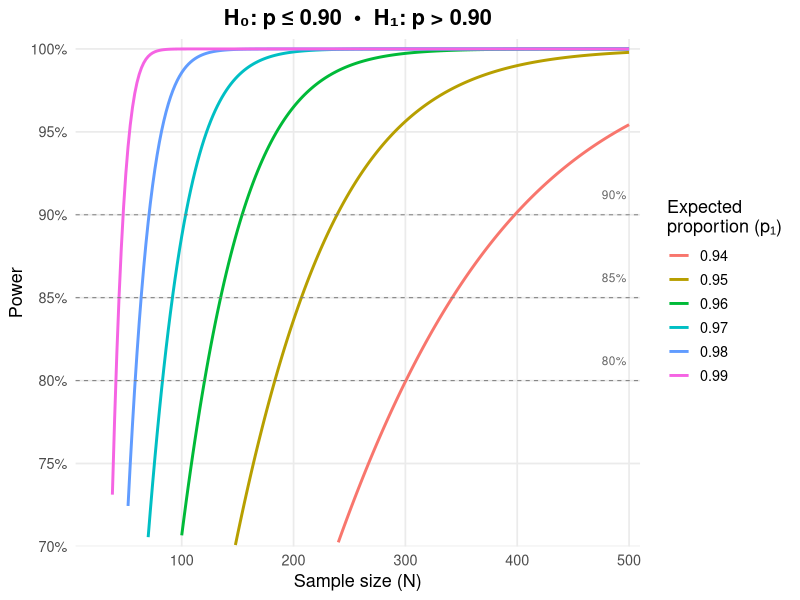
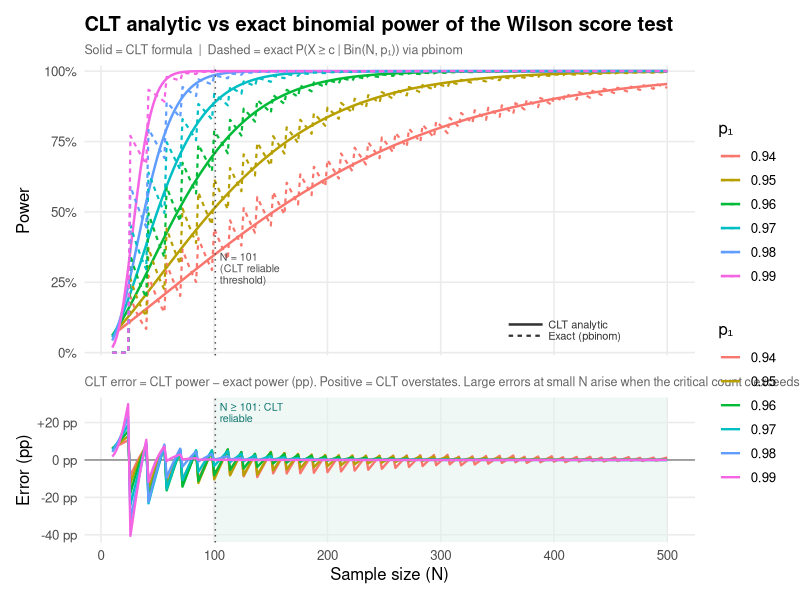

Source code (R) for these figures, in order:
# wilson_score_power_validation.R
#
# Produces two figures:
#
#   Figure 1  manuscript_power_curves.png
#     Publication-ready analytic power curves (Wilson score CLT formula).
#     Intended to replace Picture1 in the editorial manuscript.
#
#   Figure 2  clt_approximation_check.png
#     Two-panel diagnostic: CLT analytic vs exact binomial power.
#       Upper — power vs N for both methods
#       Lower — CLT error = CLT power − exact power, in percentage points
#
# Hypothesis: H0: p <= p0  vs  H1: p > p0 (one-sided), alpha = 0.05
# p0 = 0.90,  p1 in {0.94, 0.95, 0.96, 0.97, 0.98, 0.99}
#
# The Wilson score test rejects H0 iff X >= c, where
#   c = ceiling(N*p0 + z_alpha * sqrt(N*p0*(1-p0)))
#
# CLT analytic power approximates P(X >= c | Bin(N, p1)) via the normal
# distribution for p-hat. Exact power evaluates the same probability directly
# with pbinom — no Monte Carlo error, no approximation.
#
# The CLT approximation is reliable when N*(1-p0) >= 10 (the rarer event —
# failures — satisfies the CLT condition). For p0 = 0.90 this means N >= 100.
# Below this threshold the CLT can substantially overstate power, especially
# when the critical count c exceeds N (test cannot reject any outcome).
#
# References: Fleiss, Levin & Paik (2003); Lachin (1981)
# Dependencies: ggplot2, dplyr, tidyr, patchwork

library(ggplot2)
library(dplyr)
library(tidyr)
library(patchwork)


# ── 1. Parameters ─────────────────────────────────────────────────────────────

p0     <- 0.90
p1_vec <- seq(0.94, 0.99, by = 0.01)
alpha  <- 0.05


# ── 2. Core functions ─────────────────────────────────────────────────────────

# Critical count: Wilson score test rejects H0 iff X >= c.
wilson_crit <- function(p0, N, alpha) {
  ceiling(N * p0 + qnorm(1 - alpha) * sqrt(N * p0 * (1 - p0)))
}

# CLT analytic power — approximates P(X >= c | Bin(N, p1)) via the normal
# distribution. Same formula as proportion-calculator/index.html.
wilson_power_clt <- function(p0, p1, N, alpha) {
  za <- qnorm(1 - alpha)
  s0 <- sqrt(p0 * (1 - p0))
  s1 <- sqrt(p1 * (1 - p1))
  pnorm(((p1 - p0) * sqrt(N) - za * s0) / s1)
}

# Exact power of the Wilson test — evaluates P(X >= c | Bin(N, p1)) directly.
# Same critical count c as the CLT formula; no approximation.
# Returns 0 when c > N (test cannot reject any outcome — CLT misses this).
wilson_power_exact <- function(p0, p1, N, alpha) {
  c <- wilson_crit(p0, N, alpha)
  if (c > N) return(0)
  1 - pbinom(c - 1, N, p1)
}

# Analytic sample size: smallest N achieving target power under CLT formula.
wilson_n <- function(p0, p1, alpha, target_power) {
  za <- qnorm(1 - alpha)
  zb <- qnorm(target_power)
  s0 <- sqrt(p0 * (1 - p0))
  s1 <- sqrt(p1 * (1 - p1))
  ceiling(((za * s0 + zb * s1) / (p1 - p0))^2)
}


# ── 3. Built-in reference check ───────────────────────────────────────────────

cat("── Reference check (p0=0.90, p1=0.95, alpha=0.05, target=0.80) ─────────\n")
ref_N <- wilson_n(0.90, 0.95, 0.05, 0.80)
cat(sprintf("  N (CLT)         = %d   (expected 184)\n", ref_N))
cat(sprintf("  Power CLT       = %.4f (expected 0.8017)\n",
            wilson_power_clt(0.90, 0.95, ref_N, 0.05)))
cat(sprintf("  Power exact     = %.4f (exact binomial power of Wilson test)\n",
            wilson_power_exact(0.90, 0.95, ref_N, 0.05)))
cat(sprintf("  Critical count  = %d   (expected 173)\n\n",
            wilson_crit(0.90, ref_N, 0.05)))


# ── 4. Sample size and power comparison table ─────────────────────────────────

n_table <- expand.grid(p1 = p1_vec, target_power = c(0.80, 0.85, 0.90)) |>
  as_tibble() |>
  mutate(
    N           = mapply(wilson_n, p0, p1, alpha, target_power),
    power_clt   = round(mapply(wilson_power_clt,              p0, p1, N, alpha), 4),
    power_exact = round(mapply(Vectorize(wilson_power_exact), p0, p1, N, alpha), 4),
    clt_err_pp  = round(100 * (power_clt - power_exact), 1),
    crit        = mapply(wilson_crit, p0, N, alpha)
  )

cat("── Sample sizes: Wilson score CLT (p0 = 0.90, alpha = 0.05) ────────────\n")
cat("clt_err_pp = CLT power − exact power in percentage points (+ = overstates)\n\n")
print(n_table, n = Inf)
cat("\n")


# ══════════════════════════════════════════════════════════════════════════════
# FIGURE 1 — Manuscript power curves (CLT analytic only)
# ══════════════════════════════════════════════════════════════════════════════

N_fig1 <- seq(10, 500, by = 2)

fig1_df <- expand.grid(p1 = p1_vec, N = N_fig1) |>
  as_tibble() |>
  mutate(power = mapply(wilson_power_clt, p0, p1, N, alpha)) |>
  filter(power >= 0.70, power <= 1)

fig1 <- ggplot(fig1_df, aes(x = N, y = power, color = factor(p1))) +
  geom_line(linewidth = 1) +
  geom_hline(
    yintercept = c(0.80, 0.85, 0.90),
    linetype = "dashed", color = "grey50", linewidth = 0.35
  ) +
  annotate("text",
           x     = 498,
           y     = c(0.80, 0.85, 0.90) + 0.012,
           label = c("80%", "85%", "90%"),
           hjust = 1, size = 3, color = "grey40") +
  scale_y_continuous(
    limits = c(0.70, 1.00),
    breaks = seq(0.70, 1.00, by = 0.05),
    labels = function(x) paste0(round(100 * x), "%"),
    expand = expansion(mult = c(0, 0.02))
  ) +
  scale_x_continuous(
    limits = c(10, 500),
    breaks = seq(0, 500, by = 100),
    expand = expansion(mult = c(0.01, 0.02))
  ) +
  labs(
    title    = "H₀: p ≤ 0.90  •  H₁: p > 0.90",
    x     = "Sample size (N)",
    y     = "Power",
    color = "Expected\nproportion (p₁)"
  ) +
  theme_minimal(base_size = 13) +
  theme(
    plot.title       = element_text(face = "bold", hjust = 0.5),
    panel.grid.minor = element_blank(),
    legend.position  = "right"
  )

ggsave("manuscript_power_curves.png", fig1, width = 9, height = 6, dpi = 150)
cat("Figure 1 saved: manuscript_power_curves.png\n\n")


# ══════════════════════════════════════════════════════════════════════════════
# FIGURE 2 — CLT vs exact binomial power
# ══════════════════════════════════════════════════════════════════════════════

# The CLT approximation is reliable when N*(1-p0) >= 10.
# For p0 = 0.90: N >= 100.
n_reliable <- ceiling(10 / (1 - p0))   # 100 for p0 = 0.90

N_dense <- seq(10, 500, by = 2)

fig2_df <- expand.grid(p1 = p1_vec, N = N_dense) |>
  as_tibble() |>
  mutate(
    clt      = mapply(wilson_power_clt,              p0, p1, N, alpha),
    exact    = mapply(Vectorize(wilson_power_exact),  p0, p1, N, alpha),
    error_pp = 100 * (clt - exact)
  )

# ── Upper panel: CLT vs exact power ───────────────────────────────────────

panel_a <- ggplot(fig2_df, aes(color = factor(p1))) +
  geom_line(aes(x = N, y = clt),   linewidth = 0.85, linetype = "solid") +
  geom_line(aes(x = N, y = exact), linewidth = 0.75, linetype = "22") +
  geom_vline(
    xintercept = n_reliable, linetype = "dotted",
    color = "grey30", linewidth = 0.5
  ) +
  annotate("text",
           x = n_reliable + 4, y = 0.30,
           label = paste0("N = ", n_reliable, "\n(CLT reliable\nthreshold)"),
           hjust = 0, size = 2.7, color = "grey30", lineheight = 0.9) +
  annotate("segment",
           x = 360, xend = 390, y = 0.10, yend = 0.10,
           color = "grey20", linewidth = 0.85, linetype = "solid") +
  annotate("segment",
           x = 360, xend = 390, y = 0.06, yend = 0.06,
           color = "grey20", linewidth = 0.75, linetype = "22") +
  annotate("text",
           x = c(395, 395), y = c(0.10, 0.06),
           label = c("CLT analytic", "Exact (pbinom)"),
           hjust = 0, size = 2.8, color = "grey20") +
  scale_y_continuous(
    limits = c(0, 1),
    labels = function(x) paste0(round(100 * x), "%"),
    expand = expansion(mult = c(0.01, 0.02))
  ) +
  scale_x_continuous(breaks = seq(0, 500, by = 100)) +
  labs(
    title    = "CLT analytic vs exact binomial power of the Wilson score test",
    subtitle = "Solid = CLT formula  |  Dashed = exact P(X ≥ c | Bin(N, p₁)) via pbinom",
    x        = NULL,
    y        = "Power",
    color    = "p₁"
  ) +
  theme_minimal(base_size = 12) +
  theme(
    plot.title       = element_text(face = "bold"),
    plot.subtitle    = element_text(color = "grey40", size = 9),
    panel.grid.minor = element_blank(),
    axis.text.x      = element_blank(),
    axis.ticks.x     = element_blank()
  )

# ── Lower panel: approximation error ──────────────────────────────────────

panel_b <- ggplot(fig2_df, aes(x = N, y = error_pp, color = factor(p1))) +
  annotate("rect",
           xmin = n_reliable, xmax = 500, ymin = -Inf, ymax = Inf,
           fill = "#e4f2ef", alpha = 0.55) +
  annotate("text",
           x = n_reliable + 4, y = max(fig2_df$error_pp, na.rm = TRUE) * 0.85,
           label = paste0("N ≥ ", n_reliable, ": CLT\nreliable"),
           hjust = 0, size = 2.7, color = "#0F766E", lineheight = 0.9) +
  geom_vline(
    xintercept = n_reliable, linetype = "dotted",
    color = "grey30", linewidth = 0.5
  ) +
  geom_hline(yintercept = 0, color = "grey40", linewidth = 0.4) +
  geom_line(linewidth = 0.8) +
  scale_y_continuous(
    labels = function(x) paste0(ifelse(x > 0, "+", ""), round(x, 0), " pp")
  ) +
  scale_x_continuous(breaks = seq(0, 500, by = 100)) +
  labs(
    subtitle = paste0(
      "CLT error = CLT power − exact power (pp). ",
      "Positive = CLT overstates. Large errors at small N arise when ",
      "the critical count c exceeds N and the test cannot reject any outcome."
    ),
    x     = "Sample size (N)",
    y     = "Error (pp)",
    color = "p₁"
  ) +
  theme_minimal(base_size = 12) +
  theme(
    plot.subtitle    = element_text(color = "grey40", size = 9),
    panel.grid.minor = element_blank()
  )

# ── Combine and save ───────────────────────────────────────────────────────

fig2 <- panel_a / panel_b +
  plot_layout(heights = c(2, 1), guides = "collect") &
  theme(legend.position = "right")

ggsave("clt_approximation_check.png", fig2, width = 10, height = 8, dpi = 150)
cat("Figure 2 saved: clt_approximation_check.png\n")
